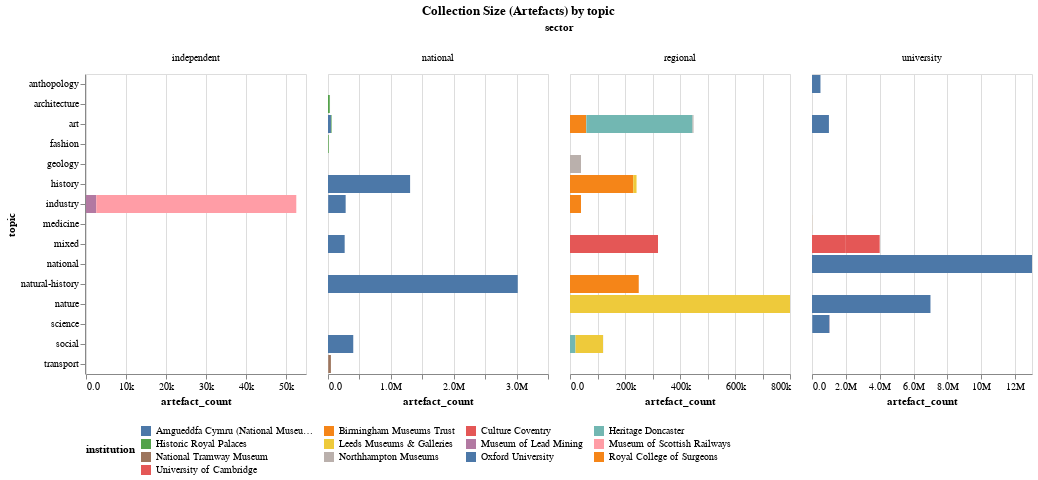

Here is the notebook cell this chart was saved with:
### Markdown cell above
## Artefacts by topic

### Code cell
title = alt.TitleParams('Collection Size (Artefacts) by topic', anchor='middle')
alt.Chart(artefacts_sub_df,title=title).mark_bar().encode(
    alt.Color('institution:N').legend(orient="bottom", titleOrient="left", columns=4),
    x='artefact_count:Q',
    tooltip=['institution','subcollection'],
    y='topic:N',
    column='sector:N'
).properties(width=220).resolve_scale(x='independent').configure(numberFormat='.2s')

### Figure 1 — Vega-Lite specification as saved in the notebook (floating-point values rounded to 4 significant figures)
{"config": {"view": {"continuousWidth": 300, "continuousHeight": 300}, "numberFormat": ".2s"}, "data": {"name": "data-3d8075c84e0361c60a1345eaa0c7b23a"}, "mark": {"type": "bar"}, "encoding": {"color": {"field": "institution", "legend": {"orient": "bottom", "titleOrient": "left", "columns": 4}, "type": "nominal"}, "column": {"field": "sector", "type": "nominal"}, "tooltip": [{"field": "institution", "type": "nominal"}, {"field": "subcollection", "type": "nominal"}], "x": {"field": "artefact_count", "type": "quantitative"}, "y": {"field": "topic", "type": "nominal"}}, "resolve": {"scale": {"x": "independent"}}, "title": {"text": "Collection Size (Artefacts) by topic", "anchor": "middle"}, "width": 220, "$schema": "https://vega.github.io/schema/vega-lite/v5.17.0.json", "datasets": {"data-3d8075c84e0361c60a1345eaa0c7b23a": [{"institution": "Oxford University", "subcollection": "Ashmolean Museum", "sector": "university", "type": "museum", "topic": "art", "precision": "estimate", "artefact_count": 1000000}, {"institution": "Oxford University", "subcollection": "History of Science Museum", "sector": "university", "type": "museum", "topic": "science", "precision": "estimate", "artefact_count": 30000}, {"institution": "Oxford University", "subcollection": "Museum of Natural History", "sector": "university", "type": "museum", "topic": "nature", "precision": "estimate", "artefact_count": 7000000}, {"institution": "Oxford University", "subcollection": "Pitt Rivers Museum", "sector": "university", "type": "museum", "topic": "anthopology", "precision": "estimate", "artefact_count": 500000}, {"institution": "Oxford University", "subcollection": "Bodleian Library", "sector": "university", "type": "library", "topic": "national", "precision": "estimate", "artefact_count": 13000000}, {"institution": "Oxford University", "subcollection": "History of Science Museum", "sector": "university", "type": "museum", "topic": "science", "precision": "estimate", "artefact_count": 1000000}, {"institution": "University of Cambridge", "subcollection": "Museum of Zoology", "sector": "university", "type": "museum", "topic": "mixed", "precision": "estimate", "artefact_count": 2000000}, {"institution": "University of Cambridge", "subcollection": "Sedgewick Museum of Earth Sciences", "sector": "university", "type": "museum", "topic": "mixed", "precision": "estimate", "artefact_count": 2000000}, {"institution": "University of Cambridge", "subcollection": "Whipple Museum of the History of Science", "sector": "university", "type": "museum", "topic": "science", "precision": "estimate", "artefact_count": 7000}, {"institution": "Royal College of Surgeons", "subcollection": "Hunterian Museum", "sector": "university", "type": "museum", "topic": "medicine", "precision": "estimate", "artefact_count": 3500}, {"institution": "Amgueddfa Cymru (National Museum Wales)", "subcollection": "Archaeology & Numismatics", "sector": "national", "type": "museum", "topic": "history", "precision": "estimate", "artefact_count": 1306174}, {"institution": "Amgueddfa Cymru (National Museum Wales)", "subcollection": "Art", "sector": "national", "type": "museum", "topic": "art", "precision": "estimate", "artefact_count": 46785}, {"institution": "Amgueddfa Cymru (National Museum Wales)", "subcollection": "Natural Sciences", "sector": "national", "type": "museum", "topic": "natural-history", "precision": "estimate", "artefact_count": 3018657}, {"institution": "Amgueddfa Cymru (National Museum Wales)", "subcollection": "National Wool Museum", "sector": "national", "type": "museum", "topic": "industry", "precision": "estimate", "artefact_count": 12000}, {"institution": "Amgueddfa Cymru (National Museum Wales)", "subcollection": "Industry", "sector": "national", "type": "museum", "topic": "industry", "precision": "estimate", "artefact_count": 268977}, {"institution": "Amgueddfa Cymru (National Museum Wales)", "subcollection": "Library", "sector": "national", "type": "library", "topic": "mixed", "precision": "estimate", "artefact_count": 265159}, {"institution": "Amgueddfa Cymru (National Museum Wales)", "subcollection": "Social & Cultural History", "sector": "national", "type": "museum", "topic": "social", "precision": "estimate", "artefact_count": 401833}, {"institution": "Historic Royal Palaces", "subcollection": "Royal Ceremonial Dress Collection", "sector": "national", "type": "museum", "topic": "fashion", "precision": "estimate", "artefact_count": 11000}, {"institution": "Historic Royal Palaces", "subcollection": "General Collection", "sector": "national", "type": "museum", "topic": "art", "precision": "estimate", "artefact_count": 10000}, {"institution": "Historic Royal Palaces", "subcollection": "Architectural drawings archive", "sector": "national", "type": "archive", "topic": "architecture", "precision": "estimate", "artefact_count": 22000}, {"institution": "Historic Royal Palaces", "subcollection": "Architectural/Archaeological Materials", "sector": "national", "type": "archive", "topic": "architecture", "precision": "estimate", "artefact_count": 10000}, {"institution": "National Tramway Museum", "subcollection": "Tramcar and tramway vehicle collection", "sector": "national", "type": "museum", "topic": "transport", "precision": "estimate", "artefact_count": 90}, {"institution": "National Tramway Museum", "subcollection": "Technical Drawings", "sector": "national", "type": "museum", "topic": "transport", "precision": "estimate", "artefact_count": 6000}, {"institution": "National Tramway Museum", "subcollection": "Ephemera", "sector": "national", "type": "museum", "topic": "transport", "precision": "estimate", "artefact_count": 40000}, {"institution": "National Tramway Museum", "subcollection": "Cine Film", "sector": "national", "type": "museum", "topic": "transport", "precision": "estimate", "artefact_count": 600}, {"institution": "Museum of Lead Mining", "subcollection": "Miners' Library Collection", "sector": "independent", "type": "library", "topic": "industry", "precision": "estimate", "artefact_count": 2572}, {"institution": "Museum of Scottish Railways", "subcollection": "Small Objects", "sector": "independent", "type": "museum", "topic": "industry", "precision": "estimate", "artefact_count": 50000}, {"institution": "Birmingham Museums Trust", "subcollection": "Art & Design Collection", "sector": "regional", "type": "museum", "topic": "art", "precision": "estimate", "artefact_count": 58805}, {"institution": "Birmingham Museums Trust", "subcollection": "Art & Design Collection", "sector": "regional", "type": "museum", "topic": "history", "precision": "estimate", "artefact_count": 230000}, {"institution": "Birmingham Museums Trust", "subcollection": "Natural Science Collection", "sector": "regional", "type": "museum", "topic": "natural-history", "precision": "estimate", "artefact_count": 250000}, {"institution": "Birmingham Museums Trust", "subcollection": "Science and Industry Collection", "sector": "regional", "type": "museum", "topic": "industry", "precision": "estimate", "artefact_count": 40000}, {"institution": "Culture Coventry", "subcollection": "Herbert Art Gallery & Museum", "sector": "regional", "type": "museum", "topic": "mixed", "precision": "estimate", "artefact_count": 320000}, {"institution": "Heritage Doncaster", "subcollection": "Fine Art Collection", "sector": "regional", "type": "museum", "topic": "art", "precision": "estimate", "artefact_count": 1750}, {"institution": "Heritage Doncaster", "subcollection": "Social History Collection", "sector": "regional", "type": "museum", "topic": "social", "precision": "estimate", "artefact_count": 20000}, {"institution": "Heritage Doncaster", "subcollection": "Decorative Art Collection", "sector": "regional", "type": "museum", "topic": "art", "precision": "estimate", "artefact_count": 5000}, {"institution": "Heritage Doncaster", "subcollection": "Natural Sciences Collection", "sector": "regional", "type": "museum", "topic": "art", "precision": "estimate", "artefact_count": 380000}, {"institution": "Leeds Museums & Galleries", "subcollection": "Natural Science Collection", "sector": "regional", "type": "museum", "topic": "nature", "precision": "estimate", "artefact_count": 800000}, {"institution": "Leeds Museums & Galleries", "subcollection": "Social History Collection", "sector": "regional", "type": "museum", "topic": "social", "precision": "estimate", "artefact_count": 100000}, {"institution": "Leeds Museums & Galleries", "subcollection": "World Cultures", "sector": "regional", "type": "museum", "topic": "history", "precision": "estimate", "artefact_count": 12000}, {"institution": "Northhampton Museums", "subcollection": "Ethnography", "sector": "regional", "type": "museum", "topic": "social", "precision": "estimate", "artefact_count": 524}, {"institution": "Northhampton Museums", "subcollection": "Geology", "sector": "regional", "type": "museum", "topic": "geology", "precision": "estimate", "artefact_count": 40000}, {"institution": "Northhampton Museums", "subcollection": "Fine Art", "sector": "regional", "type": "museum", "topic": "art", "precision": "estimate", "artefact_count": 3500}]}}
